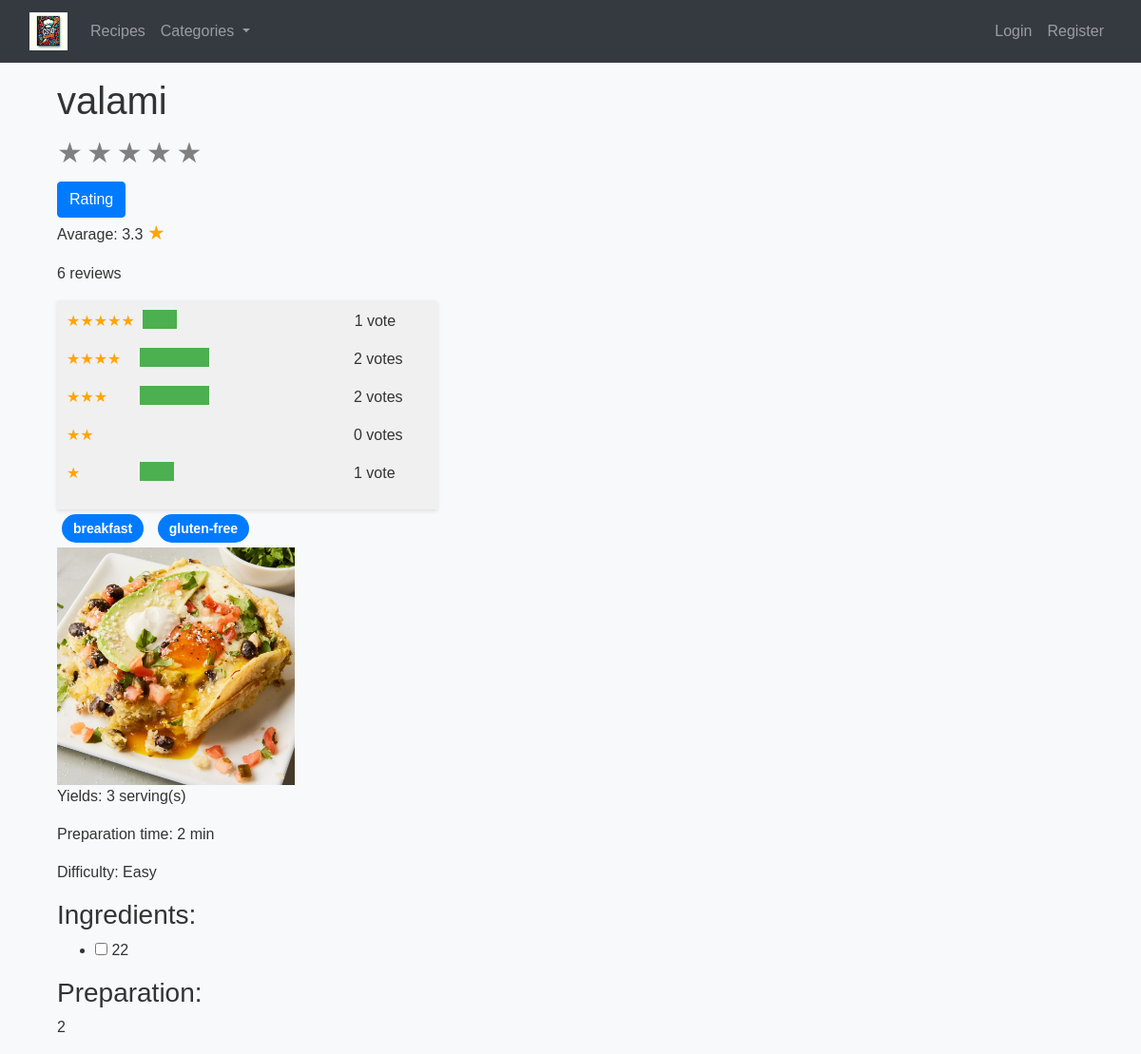
/recipe/18, run on an earlier commit of the app's database.
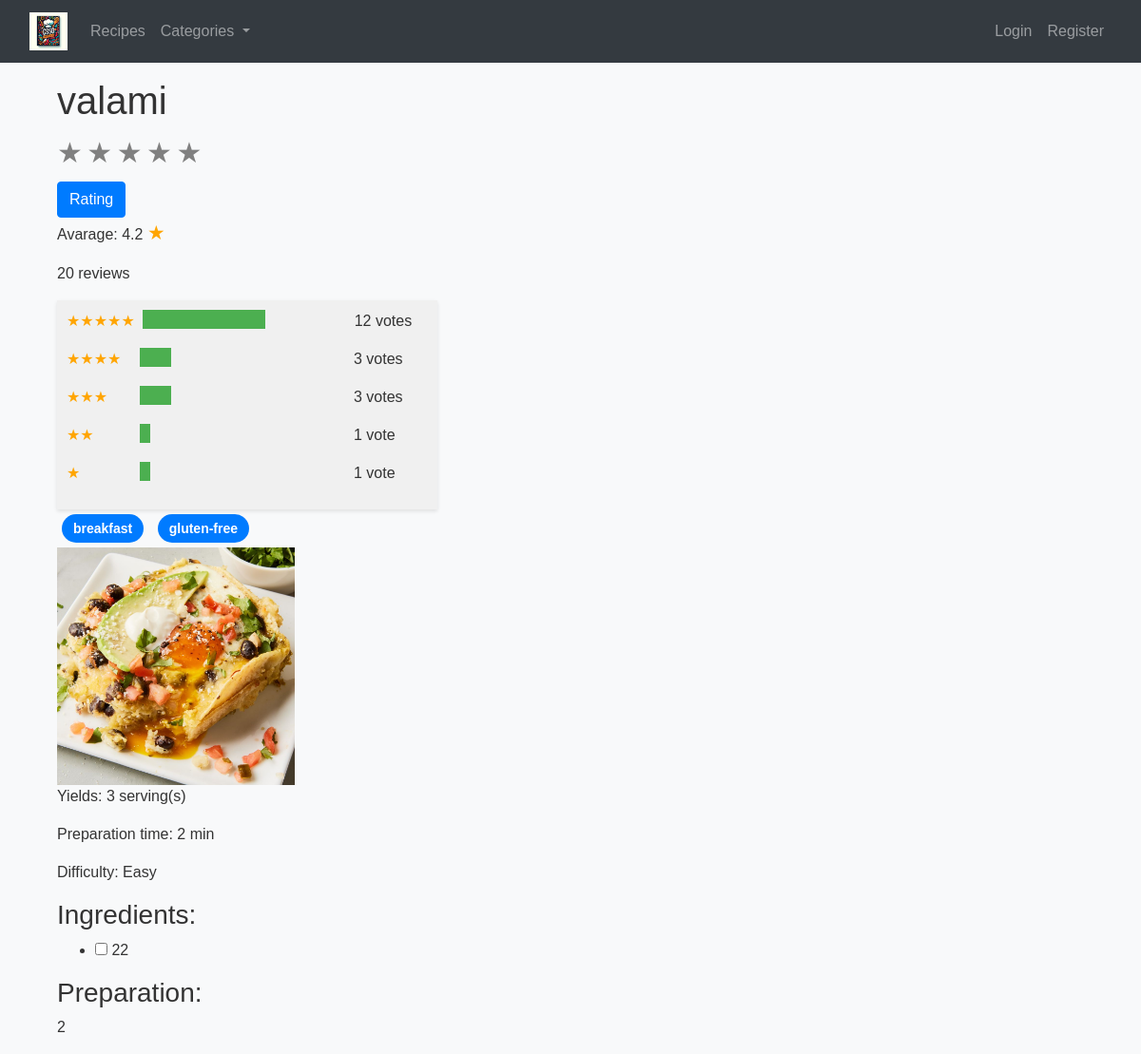
And on a later commit of the database.
### recepies/models.py (models this page shows, shortened)
class Recipe(models.Model):
  title = models.CharField(max_length=128)
  serving = models.PositiveIntegerField()
  preparation_time = models.PositiveIntegerField()
  difficulty = models.CharField(
    max_length=6,
    choices=DifficultyLevel.choices,
    default=DifficultyLevel.EASY
  )
  ingredients = models.TextField(help_text="List ingredients separated by a newline.")
  preparation = models.TextField()
  image = models.ImageField(upload_to='recepies/', null=True, blank=True)
  categories = models.ManyToManyField(Category, related_name='recipes')
  ratings = models.JSONField(default=dict)
  average_rating = models.FloatField(default=0.0)
  def get_ingredients_list(self):
    return self.ingredients.split('\n')
  def get_preparation_section(self):
        return self.preparation.split('\n')

### recepies/views.py (the view)
# urls.py: path('recipe/<int:recipe_id>', views.recipe_details, name='recipe_details'),
def recipe_details(request, recipe_id):
    categories = Category.objects.all()
    recipe = Recipe.objects.get(pk=recipe_id)
    ratings = {str(i): 0 for i in range(5, 0, -1)}
    ratings.update(recipe.ratings)
    total_ratings = sum(recipe.ratings.values())
    if request.method == 'POST':
        form = RatingForm(request.POST)
        if form.is_valid():
            form.save(recipe_id)
            return redirect('recipe_details', recipe_id=recipe_id)
    else:
        form = RatingForm()
    return render(request, "recepies/recipe_details.html", {"recipe": recipe,'ratings': ratings, 'categories': categories, 'form': form, 'total_ratings': total_ratings})

### recepies/forms.py (shortened to what this page needs)
class RatingForm(forms.Form):
    ratings = forms.ChoiceField(choices=[(str(i), str(i) + ' csillag') for i in range(1, 6)])

### recepies/templatetags/extra_filters.py (called while the page is built)
@register.filter(name='repeat_star')
def repeat_star(value):
    try:
        value = int(value)  # Convert string to integer
    except ValueError:
        return ''  # Return an empty string if conversion fails
    return '★' * value

### recepies/templatetags/multiply_percentage.py (called while the page is built)
@register.filter
def multiply_percentage(value, total):
    try:
        return f"{(int(value) / int(total) * 100) if total > 0 else 0}%"
    except (ValueError, TypeError):
        return "0%"

### recepies/templates/recepies/recipe_details.html (shortened to what this page needs)
{% extends "recepies/layout.html" %} {% load multiply_percentage %} {% load extra_filters %}
{% block content %}
<div class="container mt-3">
    <h1>{{ recipe.title }}</h1>
    <form method="post" action="{% url 'recipe_details' recipe.id %}" >
      <div class="rating">
        {% for choice in form.ratings.field.choices %}
        <label for="star{{ choice.0 }}" class="star">&#9733;</label>
        {% endfor %}
    </div>
      <button type="submit" class="btn btn-primary">Rating</button>
    </form>
    <p>Avarage: {{ recipe.average_rating|floatformat:1 }}  <span class="star-orange" style="font-size: 1.3rem">&#9733;</span></p>
    <p>{{ total_ratings }} review{{ recipe.ratings|pluralize:"s" }}</p>
    <div class="ratings-chart" style="max-width: 400px">
      {% for rate, count in ratings.items %}
      <div class="d-flex">
        <p class="mr-2" style="width: 80px">
          <span class="star-orange">
            {{ rate|repeat_star }}
          </span>
        </p>
        <div style="width: 250px">
          <div class="rating-bar mr-auto" style="width: {{ count|multiply_percentage:total_ratings }}; background-color: #4CAF50; height: 20px; color: white; text-align: center; margin-bottom: 5px;">
          </div>
        </div>
        <p class="ml-2" style="width: 90px">{{ count }} vote{{ count|pluralize:"s" }}</p>
      </div>
      {% endfor %}
    </div>
    <div>
      {% for category in recipe.categories.all %}
          <a href="{% url 'recipes_by_category' category.title %}" class="category-bubble badge ">{{ category.title }}</a>
      {% endfor %}
  </div>
    <img src="{{ recipe.image.url }}" alt="{{ recipe.title }}" style="width: 250px ">
    <p>Yields: {{ recipe.serving }} serving(s)</p>
    <p>Preparation time: {{ recipe.preparation_time }} min</p>
    <p>Difficulty: {{ recipe.difficulty }}</p>
    <h3>Ingredients:</h3>
    <ul>
        {% for ingredient in recipe.get_ingredients_list %}
        <li>
          <input type="checkbox" class="ingredient-checkbox" onchange="toggleStrikethrough(this)">
          <span class="ingredient-text">{{ ingredient }}</span>
        </li>
        {% endfor %}
    </ul>
    <h3>Preparation:</h3>
      {% for preparation in recipe.get_preparation_section %}
        <p>{{ preparation }}</p>
      {% endfor %}
</div>
{% endblock %}

What changed in the data, as far as the page shows it:
changed Recipe "valami": average_rating "3.3" → "4.2"
Also different on the page:
{{ total_ratings }}: "6" → "20"
{{ count|multiply_percentage:total_ratings }}: 16.666666666666664% → 5.0% (drawn)
new list line: "★★★★★ 12 vote s"
new list line: "★★★★ 3 vote s"
new list line: "★★★ 3 vote s"
new list line: "★★ 1 vote"
list line gone: "★★★★★ 1 vote"
list line gone: "★★★★ 2 vote s"
list line gone: "★★★ 2 vote s"
list line gone: "★★ 0 vote s"
